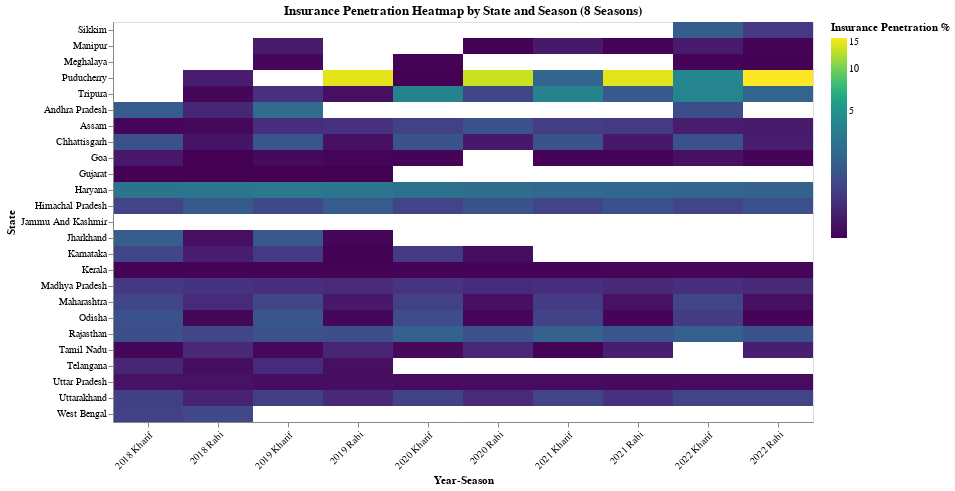

Write notebook code for a chart like this one.
### Markdown cell above
Tests the maini hypothesis of whether farmers in rain-dependent regions show higher insurance uptake, indicating rational risk management behavior.

### Code cell
# To seperate the seasons of each year 
def insurance_heatmap_seasons(df):
    df['season_name'] = df['season_flag'].map({0: 'Rabi', 1: 'Kharif'})
    df['year_season'] = df['year'].astype(str) + ' ' + df['season_name']
    
    chart4 = alt.Chart(df).mark_rect().encode(
        x=alt.X('year_season:N', title='Year-Season', axis=alt.Axis(labelAngle=-45)),
        y=alt.Y('state_name:N', title='State', sort='-x'),
        color=alt.Color('mean(insurance_penetration):Q', 
                       title='Insurance Penetration %',
                       scale=alt.Scale(scheme='viridis', 
                                     domainMid=5,
                                     type='symlog')),
        tooltip=['state_name', 'year_season', 'mean(insurance_penetration)']
    ).properties(
        width=700,
        height=400,
        title='Insurance Penetration Heatmap by State and Season (8 Seasons)'
    )
    
    return chart4

insurance_heatmap_seasons(merged_final)

### Figure 1 — Vega specification as saved in the notebook (floating-point values rounded to 4 significant figures; data arrays with more than 128 entries replaced by an {"elided": "..."} marker saying what was removed)
{"$schema": "https://vega.github.io/schema/vega/v5.json", "data": [{"name": "source_0"}, {"name": "data_0", "values": {"elided": "181 records"}}, {"name": "data_0_x_domain_year_season", "values": [{"year_season": "2018 Rabi"}, {"year_season": "2018 Kharif"}, {"year_season": "2019 Rabi"}, {"year_season": "2019 Kharif"}, {"year_season": "2020 Rabi"}, {"year_season": "2020 Kharif"}, {"year_season": "2021 Rabi"}, {"year_season": "2021 Kharif"}, {"year_season": "2022 Rabi"}, {"year_season": "2022 Kharif"}]}, {"name": "source_0_y_domain_state_name", "values": [{"sort_field": "2018 Kharif", "state_name": "Andhra Pradesh"}, {"sort_field": "2018 Kharif", "state_name": "Assam"}, {"sort_field": "2018 Kharif", "state_name": "Chhattisgarh"}, {"sort_field": "2018 Kharif", "state_name": "Goa"}, {"sort_field": "2018 Kharif", "state_name": "Gujarat"}, {"sort_field": "2018 Kharif", "state_name": "Haryana"}, {"sort_field": "2018 Kharif", "state_name": "Himachal Pradesh"}, {"sort_field": "2018 Kharif", "state_name": "Jammu And Kashmir"}, {"sort_field": "2018 Kharif", "state_name": "Jharkhand"}, {"sort_field": "2018 Kharif", "state_name": "Karnataka"}, {"sort_field": "2018 Kharif", "state_name": "Kerala"}, {"sort_field": "2018 Kharif", "state_name": "Madhya Pradesh"}, {"sort_field": "2018 Kharif", "state_name": "Maharashtra"}, {"sort_field": "2018 Kharif", "state_name": "Odisha"}, {"sort_field": "2018 Rabi", "state_name": "Puducherry"}, {"sort_field": "2018 Kharif", "state_name": "Rajasthan"}, {"sort_field": "2018 Kharif", "state_name": "Tamil Nadu"}, {"sort_field": "2018 Kharif", "state_name": "Telangana"}, {"sort_field": "2018 Rabi", "state_name": "Tripura"}, {"sort_field": "2018 Kharif", "state_name": "Uttar Pradesh"}, {"sort_field": "2018 Kharif", "state_name": "Uttarakhand"}, {"sort_field": "2018 Kharif", "state_name": "West Bengal"}, {"sort_field": "2019 Kharif", "state_name": "Manipur"}, {"sort_field": "2019 Kharif", "state_name": "Meghalaya"}, {"sort_field": "2022 Kharif", "state_name": "Sikkim"}]}], "marks": [{"type": "rect", "name": "marks", "from": {"data": "data_0"}, "encode": {"update": {"x": {"field": "year_season", "scale": "x"}, "fill": {"field": "mean_insurance_penetration", "scale": "color"}, "width": {"signal": "max(0.25, bandwidth('x'))"}, "y": {"field": "state_name", "scale": "y"}, "height": {"signal": "max(0.25, bandwidth('y'))"}, "tooltip": {"signal": "{\"state_name\": isValid(datum[\"state_name\"]) ? datum[\"state_name\"] : \"\"+datum[\"state_name\"], \"year_season\": isValid(datum[\"year_season\"]) ? datum[\"year_season\"] : \"\"+datum[\"year_season\"], \"Mean of insurance_penetration\": format(datum[\"mean_insurance_penetration\"], \"\")}"}}}, "style": ["rect"]}], "scales": [{"name": "x", "type": "band", "domain": {"data": "data_0_x_domain_year_season", "field": "year_season", "sort": true}, "range": [0, {"signal": "width"}], "paddingOuter": 0, "paddingInner": 0}, {"name": "y", "type": "band", "domain": {"data": "source_0_y_domain_state_name", "field": "state_name", "sort": {"op": "max", "field": "sort_field", "order": "descending"}}, "range": [0, {"signal": "height"}], "paddingInner": 0, "paddingOuter": 0}, {"name": "color", "type": "symlog", "domain": {"data": "data_0", "field": "mean_insurance_penetration"}, "range": {"scheme": "viridis"}, "domainMid": 5, "zero": false, "interpolate": "hcl"}], "axes": [{"scale": "x", "grid": false, "labelAngle": 315, "zindex": 1, "labelBaseline": "top", "labelAlign": "right", "orient": "bottom", "title": "Year-Season"}, {"scale": "y", "title": "State", "grid": false, "orient": "left", "zindex": 1}], "title": {"text": "Insurance Penetration Heatmap by State and Season (8 Seasons)", "frame": "group"}, "background": "white", "padding": 5, "legends": [{"title": "Insurance Penetration %", "fill": "color", "gradientLength": {"signal": "clamp(height, 64, 200)"}, "labelOverlap": "greedy"}], "style": "cell", "height": 400, "width": 700}
